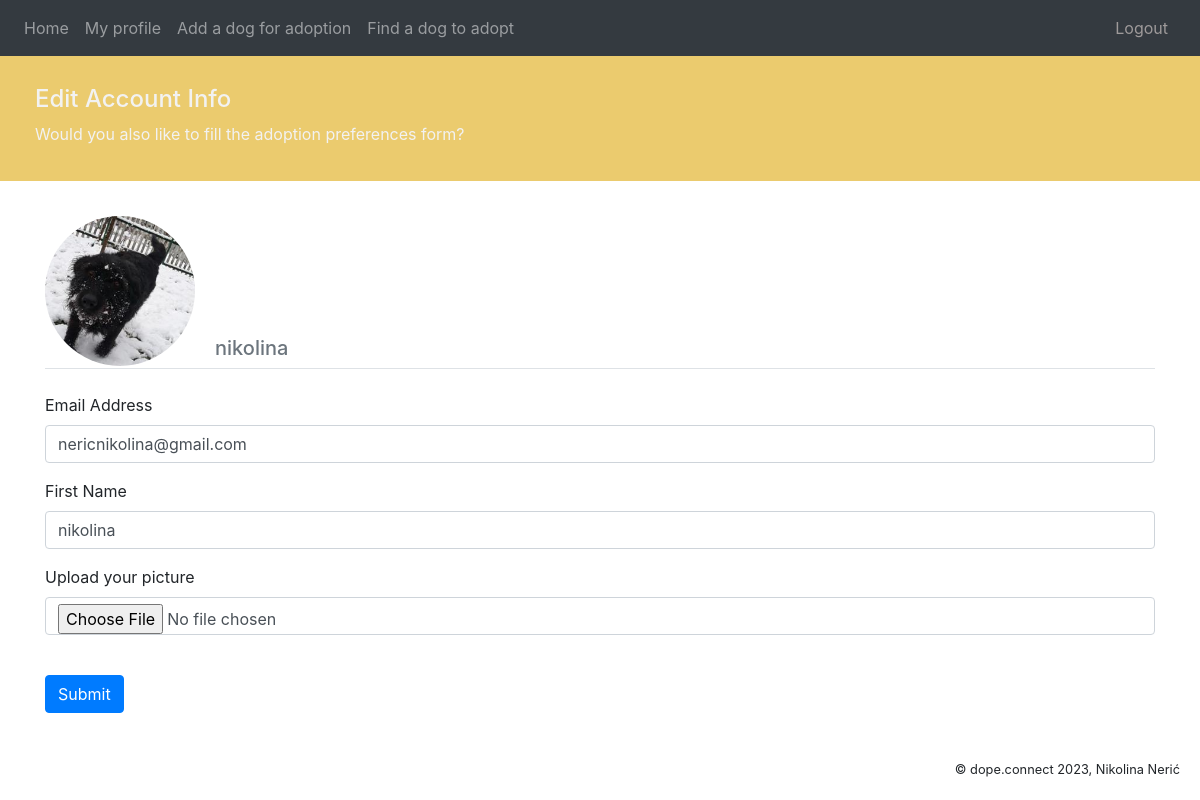
The page /set-profile (signed in) on the database as committed earlier.
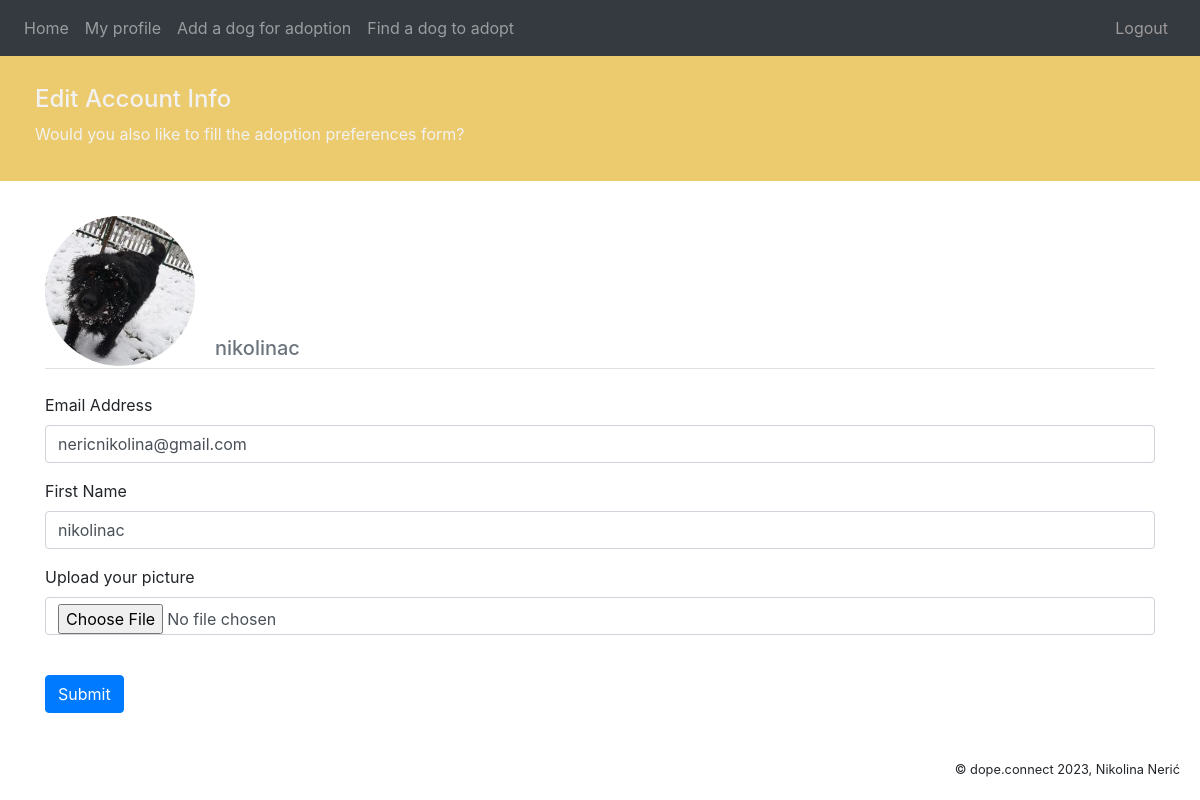
The same page on the database as committed later.
### website/models.py (models this page shows, shortened)
class User(db.Model, UserMixin):
    id = db.Column(db.Integer, primary_key = True)
    email = db.Column(db.String(150), unique = True)
    is_verified = db.Column(db.Boolean(150), default = False)
    password = db.Column(db.String(150))
    first_name = db.Column(db.String(150))
    image_file = db.Column(db.String(150), nullable=False, default='default.jpg')
    posts = db.relationship('Post', backref ='author', lazy = True)
    user_info = db.relationship('UserInfo', backref = 'info', uselist = False)
    saved_dogs = db.Column(db.JSON)

### website/views.py (the view)
@login_required
def set_profile():
    form = UserSetUp()
    image_file = url_for('static', filename='profile_pics/' + current_user.image_file)
    if form.validate_on_submit():
        if form.data['picture']:
            profile_pic = save_picture(form.picture.data)
            previous_pic = current_user.image_file
            if previous_pic != "default.jpg":
                os.remove(current_app.root_path + '/static/profile_pics/' + previous_pic)
            current_user.image_file = profile_pic
        current_user.email = form.data['email']
        current_user.first_name = form.data['first_name']
        db.session.commit()
        flash('Your account has been updated!', 'success')
        return redirect(url_for('my_profile'))
    elif request.method == 'GET':
        form.first_name.data = current_user.first_name
        form.email.data = current_user.email
    return render_template('set_profile.html', user = current_user, form= form, image_file = image_file)

### website/user_form.py
class UserSetUp(FlaskForm):
    first_name = StringField('First name', validators = [Length(min=2, max=20)])
    email = EmailField('Email')
    picture = FileField('Update Profile Picture', validators=[FileAllowed(['jpg','png','jpeg'])])

### website/templates/set_profile.html (shortened to what this page needs)
{% extends "base.html" %} {% block title %}Set up your profile{% endblock %}
{% block content %}
<div class ="colored-strip">
  <h4 text-align = "center">Edit Account Info</h4>
  <h7 text-align = "center"><a href="\questionnaire" class="link">Would you also like to fill the adoption preferences form?</a></h7>
</div>
<br>
<br>
<br>
<br>
<br>
<div class="content-section" style="margin-top: 40px;">
    <div class="media">
        <img class="rounded-circle account-img" style="width: 150px; height: 150px; object-fit: cover;" src="{{ image_file }}">
      <div class="media-body">
        <h5 class="account-heading text-muted" style="margin-top: 120px; margin-left: 20px;">{{ current_user.first_name }}</h4>
      </div>
    </div>
    <form method="POST" action="" enctype="multipart/form-data">
        <fieldset class="form-group">
          <legend class="border-bottom mb-4"></legend>
        <div class="form-group">
          <label for="email">Email Address</label>
          {{ form.email(autofocus=True, class='form-control') }}
        </div>
        <div class="form-group">
          <label for="first_name">First Name</label>
          {{ form.first_name(autofocus=True, class='form-control') }}
        </div>
        <div class="form-group">
          <label for="picture">Upload your picture</label>
          {{ form.picture(autofocus=True, class="form-control") }}
        </div>
        <br />
        <button  type="submit" class="btn btn-primary">Submit</button>
      </form>
      <br>
      <br>
      {% endblock %}

Rows that differ between the two databases and show on the page:
changed User "nericnikolina@gmail.com": first_name "nikolina" → "nikolinac"
